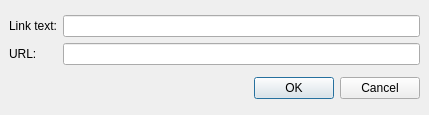
<ui version="4.0" >
 <class>linkEditor</class>
 <widget class="QDialog" name="linkEditor" >
  <property name="geometry" >
   <rect>
    <x>0</x>
    <y>0</y>
    <width>429</width>
    <height>115</height>
   </rect>
  </property>
  <property name="windowTitle" >
   <string>Edit link</string>
  </property>
  <property name="windowIcon" >
   <iconset>images/16x16/apps/jabbim.png</iconset>
  </property>
  <layout class="QGridLayout" >
   <property name="margin" >
    <number>9</number>
   </property>
   <property name="spacing" >
    <number>6</number>
   </property>
   <item row="0" column="0" >
    <layout class="QHBoxLayout" >
     <property name="margin" >
      <number>0</number>
     </property>
     <property name="spacing" >
      <number>6</number>
     </property>
     <item>
      <layout class="QVBoxLayout" >
       <property name="margin" >
        <number>0</number>
       </property>
       <property name="spacing" >
        <number>6</number>
       </property>
       <item>
        <widget class="QLabel" name="label" >
         <property name="text" >
          <string>Link text:</string>
         </property>
        </widget>
       </item>
       <item>
        <widget class="QLabel" name="label_2" >
         <property name="text" >
          <string>URL:</string>
         </property>
        </widget>
       </item>
      </layout>
     </item>
     <item>
      <layout class="QVBoxLayout" >
       <property name="margin" >
        <number>0</number>
       </property>
       <property name="spacing" >
        <number>6</number>
       </property>
       <item>
        <widget class="QLineEdit" name="linkText" />
       </item>
       <item>
        <widget class="QLineEdit" name="url" />
       </item>
      </layout>
     </item>
    </layout>
   </item>
   <item row="1" column="0" >
    <widget class="QDialogButtonBox" name="buttonBox" >
     <property name="orientation" >
      <enum>Qt::Horizontal</enum>
     </property>
     <property name="standardButtons" >
      <set>QDialogButtonBox::Cancel|QDialogButtonBox::NoButton|QDialogButtonBox::Ok</set>
     </property>
    </widget>
   </item>
  </layout>
 </widget>
 <resources/>
 <connections>
  <connection>
   <sender>buttonBox</sender>
   <signal>accepted()</signal>
   <receiver>linkEditor</receiver>
   <slot>accept()</slot>
   <hints>
    <hint type="sourcelabel" >
     <x>227</x>
     <y>89</y>
    </hint>
    <hint type="destinationlabel" >
     <x>157</x>
     <y>114</y>
    </hint>
   </hints>
  </connection>
  <connection>
   <sender>buttonBox</sender>
   <signal>rejected()</signal>
   <receiver>linkEditor</receiver>
   <slot>reject()</slot>
   <hints>
    <hint type="sourcelabel" >
     <x>295</x>
     <y>95</y>
    </hint>
    <hint type="destinationlabel" >
     <x>286</x>
     <y>114</y>
    </hint>
   </hints>
  </connection>
 </connections>
</ui>
